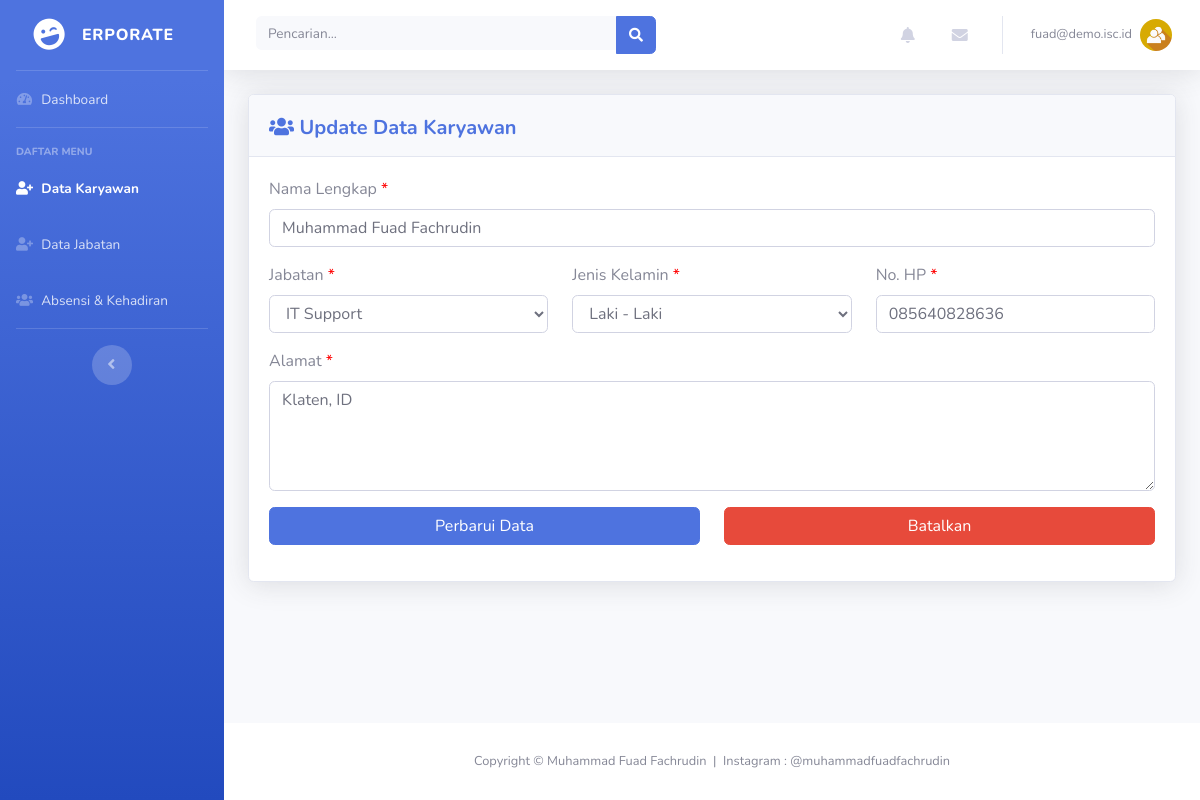
The page /view/admin/karyawan.php?edit=1 (signed in) on the database its author committed.
### tables this page shows
CREATE TABLE `karyawan` (
  `id_karyawan` int(3) NOT NULL,
  `nama` varchar(25) NOT NULL,
  `jk` enum('L','P') NOT NULL,
  `id_jabatan` int(2) NOT NULL,
  `no_hp` varchar(13) NOT NULL,
  `alamat` varchar(100) NOT NULL
);

CREATE TABLE `jabatan` (
  `id_jabatan` int(2) NOT NULL,
  `nama_jabatan` varchar(50) NOT NULL
);

### view/admin/karyawan.php (the view, shortened to what this page needs)
<!DOCTYPE html>
<html lang="en">
<head>
  <link href="../../assets/vendor/fontawesome-free/css/all.min.css" rel="stylesheet" type="text/css">
  <link href="../../assets/css/sb-admin-2.min.css" rel="stylesheet">
  <link href="../../assets/vendor/datatables/dataTables.bootstrap4.min.css" rel="stylesheet">
</head>
<body id="page-top">
<?php
  include '../../controller/koneksi.php';
?>
  <div id="wrapper">
    <ul class="navbar-nav bg-gradient-primary sidebar sidebar-dark accordion" id="accordionSidebar">
      <a class="sidebar-brand d-flex align-items-center justify-content-center" href="index.php">
        <div class="sidebar-brand-icon rotate-n-15">
          <i class="fas fa-laugh-wink"></i>
        </div>
        <div class="sidebar-brand-text mx-3">Erporate<sup></sup></div>
      </a>
      <hr class="sidebar-divider my-0">
      <li class="nav-item">
        <a class="nav-link" href="index.php">
          <i class="fas fa-fw fa-tachometer-alt"></i>
          <span>Dashboard</span></a>
      </li>
      <hr class="sidebar-divider">
      <div class="sidebar-heading">
        Daftar Menu
      </div>
      <li class="nav-item active">
        <a class="nav-link" href="karyawan.php">
          <i class="fas fa-fw fa-user-plus"></i>
          <span>Data Karyawan</span></a>
      </li>
      <li class="nav-item">
        <a class="nav-link" href="jabatan.php">
          <i class="fas fa-fw fa-user-plus"></i>
          <span>Data Jabatan</span></a>
      </li>
      <li class="nav-item">
        <a class="nav-link" href="absensi.php">
          <i class="fas fa-fw fa-users"></i>
          <span>Absensi & Kehadiran</span></a>
      </li>
      <hr class="sidebar-divider d-none d-md-block">
      <div class="text-center d-none d-md-inline">
        <button class="rounded-circle border-0" id="sidebarToggle"></button>
      </div>
    </ul>
    <div id="content-wrapper" class="d-flex flex-column">
      <div id="content">
        <nav class="navbar navbar-expand navbar-light bg-white topbar mb-4 static-top shadow">
          <form class="d-none d-sm-inline-block form-inline mr-auto ml-md-3 my-2 my-md-0 mw-100 navbar-search">
            <div class="input-group">
              <input type="text" class="form-control bg-light border-0 small" placeholder="Pencarian..." aria-label="Search" aria-describedby="basic-addon2">
              <div class="input-group-append">
                <button class="btn btn-primary" type="button">
                  <i class="fas fa-search fa-sm"></i>
                </button>
              </div>
            </div>
          </form>
          <ul class="navbar-nav ml-auto">
            <li class="nav-item dropdown no-arrow mx-1">
              <a class="nav-link dropdown-toggle" href="#" id="alertsDropdown" role="button" data-toggle="dropdown" aria-haspopup="true" aria-expanded="false">
                <i class="fas fa-bell fa-fw"></i>
              </a>
            </li>
            <li class="nav-item dropdown no-arrow mx-1">
              <a class="nav-link dropdown-toggle" href="#" id="messagesDropdown" role="button" data-toggle="dropdown" aria-haspopup="true" aria-expanded="false">
                <i class="fas fa-envelope fa-fw"></i>
              </a>
            </li>
            <li class="nav-item dropdown no-arrow">
              <a class="nav-link dropdown-toggle" href="#" id="userDropdown" role="button" data-toggle="dropdown" aria-haspopup="true" aria-expanded="false">
                <span class="mr-2 d-none d-lg-inline text-gray-600 small"><?php echo $_SESSION['email'];?></span>
                <img class="img-profile rounded-circle" src="../../assets/img/usericon.jpg">
              </a>
            </li>
          </ul>
        </nav>
        <div class="container-fluid">
                    <?php
                      $semuaJabatan = "SELECT * FROM `jabatan`";
                      $resultJabatan = mysqli_query($db, $semuaJabatan);
                    ?>
          <?php
          	if ($_GET['edit']) {
          		$edit_id = $_GET['edit'];
          		$getKaryawan = "SELECT * FROM karyawan WHERE id_karyawan = '$edit_id'";
          		$resultEdit = mysqli_query($db, $getKaryawan);
          		$row4 = mysqli_fetch_array($resultEdit);
          		echo '
          <script>document.getElementById("updateKaryawan").innerstyle = "";</script>
          <div id="updateKaryawan">
          <div class="card shadow mb-4">
            <div class="card-header py-3">
			  <span class="float-left" style="padding-top:5px">
				<h5 class="m-0 font-weight-bold text-primary"><i class="fa fa-users" aria-hidden="true"></i> Update Data Karyawan</h5>
			  </span>
            </div>
            <div class="card-body">
              <form action="../../controller/admin/karyawan.php" method="post">
              <input type="text" name="id_karyawan" readonly="" hidden="" value="'.$row4['id_karyawan'].'">
              <div class="form-group">
              	<label>Nama Lengkap <span style="color:red">*</span></label>
                <input type="text" class="form-control" name="nama" placeholder="Masukkan Nama Lengkap" value="'.$row4['nama'].'" required="">
              </div>
              <div class="row">
              	<div class="col-md-4">
		              <div class="form-group">
		              	<label>Jabatan <span style="color:red">*</span></label>
		                <select name="jabatan" class="form-control" required="">
		                	<option selected="" disabled="">Pilih Jabatan</option>';
		                	foreach ($resultJabatan as $row3) {
		                		echo '<option value="'.$row3['id_jabatan'].'"';
		                		if ($row3['id_jabatan'] == $row4['id_jabatan']) {
		                			echo 'selected';
		                		}
		                		echo '>'.$row3['nama_jabatan'].'</option>';
		                	}
		                echo '</select>
		              </div>
		          </div>
		          <div class="col-md-4">
		              <div class="form-group">
		              	<label>Jenis Kelamin <span style="color:red">*</span></label>
		                <select name="jk" class="form-control" required="">
		                	<option value="L"';
		                	if ($row4['jk'] == 'L') { echo 'selected'; }
		                	echo '>Laki - Laki</option>
		                	<option value="P"';
		                	echo '>Perempuan</option>
		                </select>
		              </div>
		          </div>
		          <div class="col-md-4">
		              <div class="form-group">
		              	<label>No. HP <span style="color:red">*</span></label>
		                <input type="text" class="form-control" name="no_hp" value="'.$row4['no_hp'].'" placeholder="Masukkan No. HP" required="">
		              </div>
		          </div>
		      </div>
              <div class="form-group">
              	<label>Alamat <span style="color:red">*</span></label>
                <textarea class="form-control" name="alamat" placeholder="Masukkan Alamat Lengkap" rows="4" required="">'.$row4['alamat'].'</textarea>
              </div>
              <div class="form-group">
              	<div class="row">
              		<div class="col-md-6">
              			<button type="submit" style="width:100%" class="btn btn-primary">Perbarui Data</button>
              		</div>
              		<div class="col-md-6">
              			<a href="karyawan.php"><span style="width:100%" class="btn btn-danger">Batalkan</span></a>
              		</div>
              	</div>
              </div>
          	  </form>
            </div>
          </div>
      	  </div>';
      	  }
          ?>
        </div>
      </div>
      <footer class="sticky-footer bg-white">
        <div class="container my-auto">
          <div class="copyright text-center my-auto">
            <span>Copyright &copy; <a href="https://www.linkedin.com/in/muhammad-fuad-fachrudin/" style="text-decoration: none;color:#858796" target="_blank">Muhammad Fuad Fachrudin</a>&nbsp; | &nbsp;Instagram : <a href="https://www.instagram.com/muhammadfuadfachrudin/" style="text-decoration: none;color:#858796" target="_blank">@muhammadfuadfachrudin</a></span>
          </div>
        </div>
      </footer>
    </div>
  </div>
</body>
</html>

### rows shown on the page
karyawan: nama "Muhammad Fuad Fachrudin", jabatan "IT Support", jk "Laki - Laki", no_hp "085640828636", alamat "Klaten, ID"

### other values the page prints
$_SESSION['email'] "fuad@demo.isc.id"
